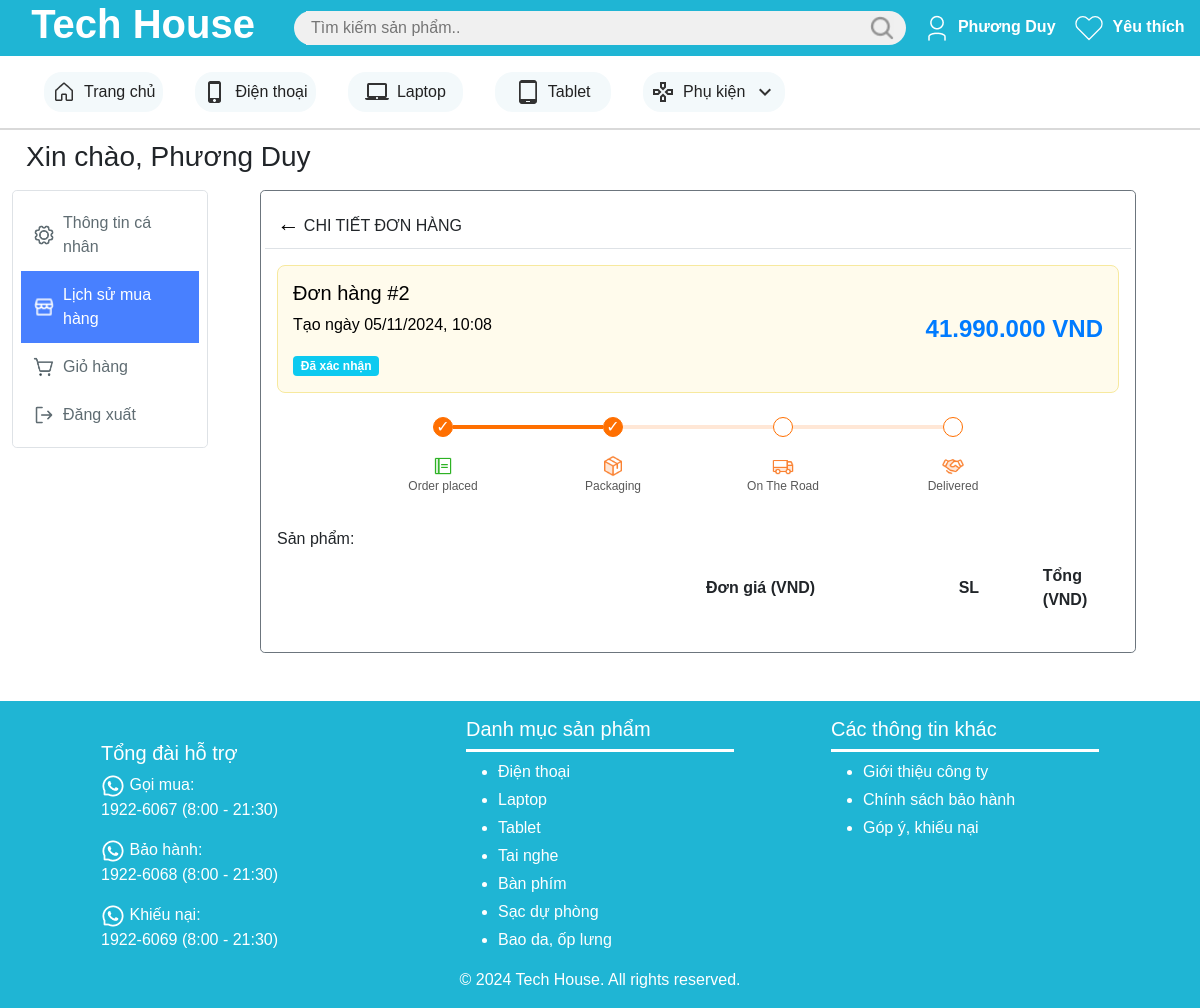
The page /member/order_history_detail.php?order_id=2 (signed in) on the database its author committed.
### tables this page shows
create table Don_hang (
    ma_don_hang int primary key auto_increment,
    thanh_vien varchar(25) not null,
    thoi_diem_dat_hang datetime not null,
    thoi_diem_nhan_hang datetime,
    tinh_trang int not null,
     
    tong_gia int not null,

    foreign key (thanh_vien) references Thanh_vien(ten_dang_nhap)
);

### member/order_history_detail.php (the view, shortened to what this page needs)
<?php
$conn = new mysqli('localhost', 'root', '', 'tech_house_db');
$order_id = $_GET['order_id'];
$stmt = "select * from don_hang where ma_don_hang = $order_id";
$result = $conn->query($stmt);
$order = $result->fetch_assoc();
?>
<!DOCTYPE html>
<html lang="en">
<head>
    <link href="https://cdn.jsdelivr.net/npm/bootstrap@5.0.2/dist/css/bootstrap.min.css" rel="stylesheet">
    <link href="../styles/public/custom.css" rel="stylesheet">
    <link href="../styles/member/order_history_detail.css" rel="stylesheet">
</head>
<body>
    <div class="page-wrapper">
        <header>
            <div class="row bg-primary align-items-center">
                <div class="logo col-lg-3 col-3 text-white d-flex justify-content-center align-items-center ps-3">
                    <a href="../public/product_list.php" class="text-white text-center">
                        <h1 class="fw-bold">Tech House</h1>
                    </a>
                </div>
                <div class="search-bar col d-flex align-items-center bg-secondary">
                    <input type="text" id="search-input" class="search-input bg-secondary border-0"
                    placeholder="Tìm kiếm sản phẩm..">
                    <button type="button" class="search-btn border border-0 p-0 m-0"
                    id="search-btn">
                        <img src="../imgs/icons/search.png" alt="search" width="24" height="24">
                    </button>
                </div>
                <div class="login-cart col-lg-3 col-4 d-flex align-items-center justify-content-evenly">
                    <div class="login w-50 d-flex justify-content-center">
                        <?php
                        if (isset($_SESSION['ten_dang_nhap'])) {
                            echo
                            '<a href="./user_info.php" class="fw-bold text-white">
                                <img src="../imgs/icons/user.png" alt="user" width="32" height="32">
                                <span>'.$_SESSION['ho_ten'].'</span></a>';
                        } else {
                            echo
                            '<a href="../public/login.php" class="fw-bold text-white">
                                <img src="../imgs/icons/user.png" alt="user" width="32" height="32">
                                <span>Đăng nhập</span>
                            </a>';
                        }
                        ?>
                    </div>
                    <div class="cart w-50 d-flex justify-content-center">
                        <a href="./love_list.php" class="fw-bold text-white">
                          <span>Yêu thích</span>
                        </a>
                    </div>
                </div>
            </div>
            <div class="tabs row justify-content-between align-items-center bg-white p-3 ps-5 gap-3">
                <div class="tab col">
                    <a href="../index.php">
                        <img src="../imgs/icons/house.png" alt="home" width="24" height="24">
                        Trang chủ
                    </a>
                </div>
                <div class="tab col">
                    <a href="../public/product_list.php?product_type=1">
                        <img src="../imgs/icons/phone_iphone.png" alt="phone" width="24" height="24">
                        Điện thoại
                    </a>
                </div>
                <div class="tab col">
                    <a href="../public/product_list.php?product_type=0">
                        <img src="../imgs/icons/laptop_mac.png" alt="laptop" width="24" height="24">
                        Laptop
                    </a>
                </div>
                <div class="tab col">
                    <a href="../public/product_list.php?product_type=2">
                        <img src="../imgs/icons/tablet_android.png" alt="tablet" width="24" height="24">
                        Tablet
                    </a>
                </div>
                <div class="tab col">
                    <a href="../public/product_list.php?product_type=3">
                        <img src="../imgs/icons/gamepad.png" alt="other" width="24" height="24">
                        Phụ kiện
                        <img src="../imgs/icons/keyboard_arrow_down.png" alt="arrow-down" width="24" height="24">
                    </a>
                </div>
            </div>
        </header>
        <main>
            <div class="hello ps-3 fw-bold">
                <h3>
                    <?php
                    echo 'Xin chào, '.$_SESSION['ho_ten'];
                    ?>
                </h3>
            </div>
            <div class="container-fluid mt-3">
                <div class="d-flex">
                    <nav class="col sidebar d-none d-md-block">
                        <div class="sidebar-sticky">
                            <ul class="nav border rounded-3 flex-column">
                                <li class="nav-item">
                                    <a href="user_info.php">
                                        <span class="setting-icon"></span>
                                        <span>Thông tin cá nhân</span>
                                    </a>
                                </li>
                                <li class="nav-item active">
                                    <a href="./order_history_dashboard.php">
                                        <img src="../imgs/icons/order_history_white.png" alt="order_history" width="22" height="22">
                                        <span>Lịch sử mua hàng</span>
                                    </a>
                                </li>
                                <li class="nav-item">
                                    <a href="./cart.php">
                                        <span class="cart-icon"></span>
                                        <span>Giỏ hàng</span>
                                    </a>
                                </li>
                                <li class="nav-item">
                                    <a href="./logout.php">
                                        <span class="log-out-icon"></span>
                                        <span>Đăng xuất</span>
                                    </a>
                                </li>
                            </ul>
                        </div>
                    </nav>
                    <div class="col-md-9 ml-sm-auto col-lg-10 px-4">
                        <div class="container mb-5 container-order">
                            <div class="card p-3 border border-secondary rounded-3">
                                <div class="row border-bottom pb-2">
                                    <span class="col-3">
                                        <a href="#" onclick="window.history.back(); return false;" class="order-details-back text-decoration-none">&larr;</a>
                                        CHI TIẾT ĐƠN HÀNG
                                    </span>
                                </div>
                                <div>
                                    <div class="d-flex justify-content-between align-items-center mt-3 order-summary">
                                        <div>
                                            <h5>
                                                <?php
                                                echo 'Đơn hàng #'.$order['ma_don_hang'];
                                                ?>
                                            </h5>
                                            <p>Tạo ngày
                                                <?php
                                                echo date('d/m/Y, H:i', strtotime($order['thoi_diem_dat_hang']));
                                                ?>
                                            </p>
                                            <?php
                                            switch($order['tinh_trang']) {
                                                case 1:
                                                    echo '<span class="badge bg-info">Đã xác nhận</span>';
                                                    break;
                                            }
                                            ?>
                                        </div>
                                        <div class="order-price">
                                            <?php
                                            echo number_format($order['tong_gia'], 0, '', '.').' VND';
                                            ?>
                                        </div>
                                    </div>
                                    <div class="progress-container mt-4 d-none d-md-flex">
                                        <div class="progress-track">
                                            <div class="step active">
                                                <span class="checkmark">&#10003;</span>
                                            </div>
                                            <?php
                                            if ($order['tinh_trang'] > 0 && $order['tinh_trang'] != 4) {
                                                echo '<div class="line active"></div>';
                                                echo '<div class="step active">';
                                                echo '<span class="checkmark">&#10003;</span>';
                                                echo '</div>';
                                            } else {
                                                echo '<div class="line"></div>';
                                                echo '<div class="step"></div>';
                                            }
                                            if ($order['tinh_trang'] > 1 && $order['tinh_trang'] != 4) {
                                                echo '<div class="line active"></div>';
                                                echo '<div class="step active">';
                                                echo '<span class="checkmark">&#10003;</span>';
                                                echo '</div>';
                                            } else {
                                                echo '<div class="line"></div>';
                                                echo '<div class="step"></div>';
                                            }
                                            if ($order['tinh_trang'] > 2 && $order['tinh_trang'] != 4) {
                                                echo '<div class="line active"></div>';
                                                echo '<div class="step active">';
                                                echo '<span class="checkmark">&#10003;</span>';
                                                echo '</div>';
                                            } else {
                                                echo '<div class="line"></div>';
                                                echo '<div class="step"></div>';
                                            }
                                            ?>
                                        </div>
                                        <div class="progress-labels">
                                            <div class="label">
                                                <img src="../imgs/icons/order_placed.png" alt="Order placed" width="22" height="22">
                                                <div class="title">Order placed</div>
                                            </div>
                                            <div class="label">
                                                <img src="../imgs/icons/packaging.png" alt="Packaging" width="22" height="22">
                                                <div class="title">Packaging</div>
                                            </div>
                                            <div class="label">
                                                <img src="../imgs/icons/on_the_road.png" alt="On the road" width="22" height="22">
                                                <div class="title">On The Road</div>
                                            </div>
                                            <div class="label">
                                                <img src="../imgs/icons/delivered.png" alt="Delivered" width="22" height="22">
                                                <div class="title">Delivered</div>
                                            </div>
                                        </div>
                                    </div>
                                </div>
                                <h6 class="mt-4">Sản phẩm:</h6>
                                <table class="table table-borderless">
                                    <thead>
                                        <tr>
                                            <th class="w-50"></th>
                                            <th class="col w-20">Đơn giá (VND)</th>
                                            <th class="col w-10">SL</th>
                                            <th class="col w-10">Tổng (VND)</th>
                                        </tr>
                                    </thead>
                                </table>
                            </div>
                        </div>
                    </div>
                </div>
            </div>
        </main>
        <footer class="row bg-primary text-white p-3 justify-content-center">
            <div class="row justify-content-evenly infomations">
                <div class="contact col-sm-3 col-7 pt-sm-4">
                    <h5>Tổng đài hỗ trợ</h5>
                    <div class="phone-wrapper">
                        <img src="../imgs/icons/call_icon.png" alt="phone" width="24" height="24">
                        <span>Gọi mua:</span>
                    </div>
                    <p>1922-6067 (8:00 - 21:30)</p>
                    <div class="phone-wrapper">
                        <img src="../imgs/icons/call_icon.png" alt="phone" width="24" height="24">
                        <span>Bảo hành:</span>
                    </div>
                    <p>1922-6068 (8:00 - 21:30)</p>
                    <div class="phone-wrapper">
                        <img src="../imgs/icons/call_icon.png" alt="phone" width="24" height="24">
                        <span>Khiếu nại:</span>
                    </div>
                    <p>1922-6069 (8:00 - 21:30)</p>
                </div>
                <div class="category col-sm-4 col-5">
                    <h5>Danh mục sản phẩm</h5>
                    <ul class="d-flex flex-column gap-1">
                        <li><a href="#">Điện thoại</a></li>
                        <li><a href="#">Laptop</a></li>
                        <li><a href="#">Tablet</a></li>
                        <li><a href="#">Tai nghe</a></li>
                        <li><a href="#">Bàn phím</a></li>
                        <li><a href="#">Sạc dự phòng</a></li>
                        <li><a href="#">Bao da, ốp lưng</a></li>
                    </ul>
                </div>
                <div class="other-info col-sm-4 col-5">
                    <h5>Các thông tin khác</h5>
                    <ul class="d-flex flex-column gap-1">
                        <li><a href="#">Giới thiệu công ty</a></li>
                        <li><a href="#">Chính sách bảo hành</a></li>
                        <li><a href="#">Góp ý, khiếu nại</a></li>
                    </ul>
                </div>
            </div>
            <div class="row">
                <p class="text-center m-0">© 2024 Tech House. All rights reserved.</p>
            </div>
        </footer>
    </div>
</body>
</html>

### rows shown on the page
don_hang: ma_don_hang "2", thoi_diem_dat_hang "05/11/2024, 10:08", tong_gia "41.990.000"

### other values the page prints
$_SESSION['ho_ten'] "Phương Duy"
